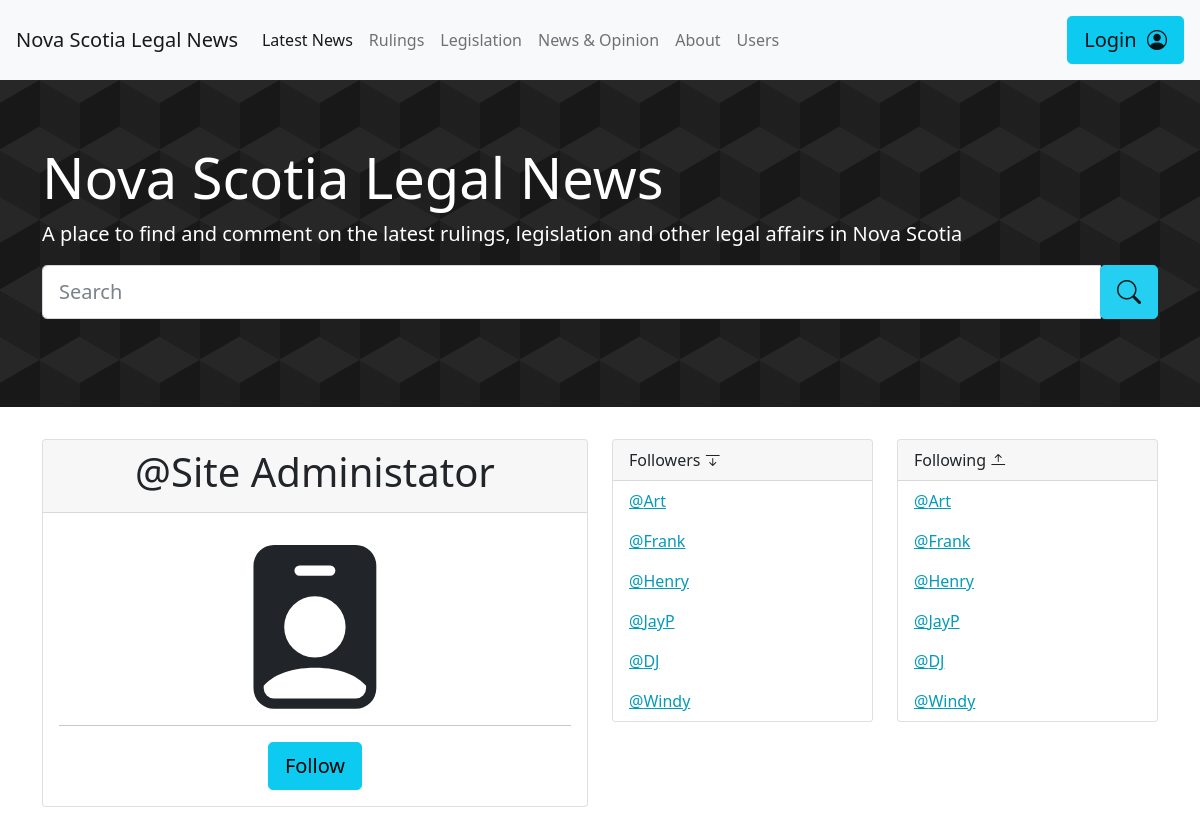
The page /website/users.php?userID=1 on the database its author committed.
### tables this page shows
CREATE TABLE users (
    userID int AUTO_INCREMENT,
	userName varchar(255),
	firstName varchar(255),
    lastName varchar(255),
	emailAddress varchar(255),
	registrationDate datetime,
    verificationStatus bool,
    profileVisibility bool,
    PRIMARY KEY (userID)
);

### website/inc/components/userdisplay.php (the view, shortened to what this page needs)
<div class = "row">
    <?php
        $userID = $_GET["userID"];
        if (!$userID){
            $querySQL = " SELECT userName, userID from users";
            $result = $dbconn->query($querySQL);
            foreach($result as $user){
        ?>
        <div class = "col-lg-2 col-md-3 col-sm-4 col-4 d-flex align-items-stretch">
                <div class="card user-grid">
                <a href = "users.php?userID=<?php echo($user["userID"]);?>">
                    <div class="card-body">
                    <svg xmlns="http://www.w3.org/2000/svg"  height="10vh" fill="currentColor" class="bi bi-person-square" viewBox="0 0 16 16">
                        <path d="M2 2a2 2 0 0 1 2-2h8a2 2 0 0 1 2 2v12a2 2 0 0 1-2 2H4a2 2 0 0 1-2-2V2zm4.5 0a.5.5 0 0 0 0 1h3a.5.5 0 0 0 0-1h-3zM8 11a3 3 0 1 0 0-6 3 3 0 0 0 0 6zm5 2.755C12.146 12.825 10.623 12 8 12s-4.146.826-5 1.755V14a1 1 0 0 0 1 1h8a1 1 0 0 0 1-1v-.245z"/>
                    </svg>
                    <hr>
                    <h6 class="card-title">@<?php echo($user["userName"]);?></h6>
                    </div>
                </div>
            </a>
        </div>
        <?php
            }
        }else{
        $querySQL = "   SELECT * from users
                        WHERE userID = {$userID}";
        $result = $dbconn->query($querySQL);
        foreach($result as $user){
    ?>
        <div class = "col-lg-6">
            <div class="card text-center">
                <div class="card-header">
                <h1 class="card-title">@<?php echo($user["userName"]);?></h1>
                </div>
                <div class="card-body">
                <hr>
                <a href="#" class="btn btn-lg btn-info">Follow</a>
                </div>
            </div>
        </div>
        <?php
            }
        ?>
    <div class = "col-sm-6 col-lg-3">
        <div class="card">
            <div class="card-header">
                Followers <i class="bi bi-arrow-bar-down"></i>
            </div>
            <ul class="list-group list-group-flush">
                <?php
                    $querySQL = "   SELECT userFollower.userName as userFollowerName, userFollows.userName as userFollowsName, userFollower.userID as followsID  FROM usersFollowsUsers
                                    JOIN users userFollower ON userFollower.userID = usersFollowsUsers.userID
                                    JOIN users userFollows ON userFollows.userID = usersFollowsUsers.followID
                                    AND userFollows.userID = {$userID}";
                    $result = $dbconn->query($querySQL);
                    foreach($result as $userFollowers){
                ?>
            <li class="list-group-item"> <a href = "users.php?userID=<?php echo($userFollowers["followsID"]);?>">@<?php echo($userFollowers["userFollowerName"]);?></a></li>
            <?php
                }
            ?>
            </ul>
        </div>
    </div>
    <div class = "col-sm-6 col-lg-3">
        <div class="card">
            <div class="card-header">
                Following <i class="bi bi-arrow-bar-up"></i>
            </div>
            <ul class="list-group list-group-flush">
                <?php
                    $querySQL = "   SELECT userFollower.userName as userFollowerName, userFollows.userName as userFollowsName, userFollows.userID as followerID  FROM usersFollowsUsers
                                    JOIN users userFollower ON userFollower.userID = usersFollowsUsers.userID
                                    AND userFollower.userID = {$userID}
                                    JOIN users userFollows ON userFollows.userID = usersFollowsUsers.followID";
                    $result = $dbconn->query($querySQL);
                    foreach($result as $userFollowers){
                ?>
            <li class="list-group-item"><a href = "users.php?userID=<?php echo($userFollowers["followerID"]);?>">@<?php echo($userFollowers["userFollowsName"]);?></a></li>
            <?php
                }
            ?>
            </ul>
        </div>
    </div>
<?php
        }
?>
</div>

### website/styles/main.css (style rules this page uses)
a { color: #049ab8; }
body { overflow: overlay; }
.card { margin-bottom: 1em; }

### rows shown on the page
users: userName "Site Administator", users.userName "Art", users.userName "Frank", users.userName "Henry", users.userName "JayP", users.userName "DJ", users.userName "Windy"
users: userName "Art"
users: userName "Frank"
users: userName "Henry"
users: userName "JayP"
users: userName "DJ"
users: userName "Windy"
